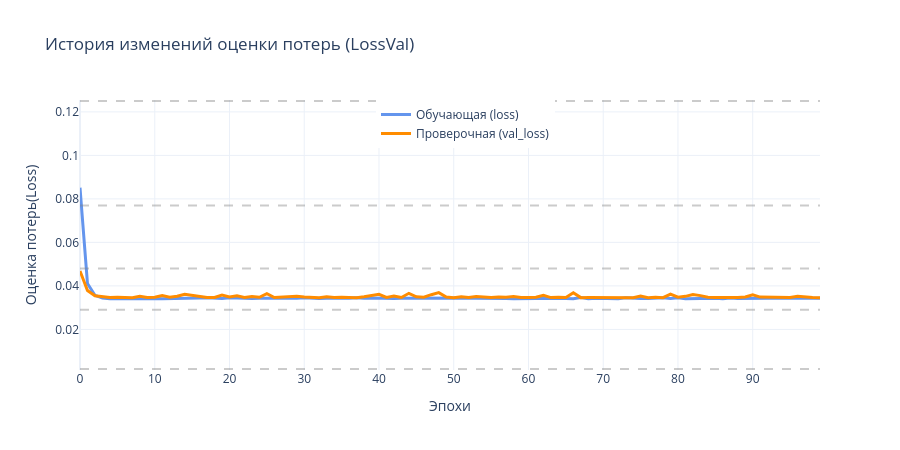

Notebook cell for this chart:
### Code cell
print('Доступные метрики полной истории обучения:', totalHistoryDict3.keys())
fig = go.Figure()
fig.add_trace(go.Scatter( y=totalHistoryDict3['loss'], mode="lines", name="Обучающая (loss)", line=dict(width=3, color='cornflowerblue')))
if 'val_loss' in totalHistoryDict3.keys():
    fig.add_trace(go.Scatter( y=totalHistoryDict3['val_loss'],  mode="lines", name="Проверочная (val_loss)",     line=dict(width=3, color='darkorange')))

refHFib = np.array([13, 8, 5, 3, 2, 1, 0.8, 0.5, 0.33, 0.2, 0.125, 0.077, 0.048,  0.029, 0.0018])
m2 = refHFib<=np.max(totalHistoryDict3['loss'])
m2 = np.concatenate([m2[1:], [True]*1])
for y in refHFib[m2]:
    fig.add_hline(y=y, line_dash="dash", line_color="gray", opacity=0.4)

fig.update_xaxes(title="Эпохи"); fig.update_yaxes(title="Оценка потерь(Loss)")
fig.update_layout(title="История изменений оценки потерь (LossVal)", template="plotly_white",
                  width=900, height=450, legend=dict(yanchor="top", x=0.4, y=1.0))
fig.show()

### Figure 1 — Plotly figure (JSON) as saved in the notebook; plotly's stock layout.template omitted (floating-point values rounded to 4 significant figures)
{"data": [{"line": {"color": "cornflowerblue", "width": 3}, "mode": "lines", "name": "Обучающая (loss)", "type": "scatter", "y": [0.08514, 0.04109, 0.03565, 0.03448, 0.0341, 0.03421, 0.03437, 0.03415, 0.03407, 0.03424, 0.03421, 0.03414, 0.03412, 0.03438, 0.03418, 0.03439, 0.03439, 0.03451, 0.0344, 0.03417, 0.0346, 0.03442, 0.0343, 0.03419, 0.03433, 0.03432, 0.03439, 0.03438, 0.03421, 0.03432, 0.03457, 0.03432, 0.03422, 0.03438, 0.03424, 0.03419, 0.03429, 0.03459, 0.03429, 0.03442, 0.0343, 0.03432, 0.03421, 0.03427, 0.03431, 0.03427, 0.03442, 0.03435, 0.03426, 0.0345, 0.03439, 0.03428, 0.03447, 0.03433, 0.03437, 0.03423, 0.03433, 0.03419, 0.03414, 0.03421, 0.03431, 0.03423, 0.03434, 0.03445, 0.03432, 0.03426, 0.03406, 0.03461, 0.03413, 0.03435, 0.0343, 0.03439, 0.03409, 0.03454, 0.0342, 0.03419, 0.03418, 0.03451, 0.03451, 0.0342, 0.03456, 0.03415, 0.03422, 0.03442, 0.03422, 0.03429, 0.03411, 0.03446, 0.03416, 0.03422, 0.03424, 0.03436, 0.03443, 0.03442, 0.03429, 0.03427, 0.03442, 0.03436, 0.03437, 0.03436]}, {"line": {"color": "darkorange", "width": 3}, "mode": "lines", "name": "Проверочная (val_loss)", "type": "scatter", "y": [0.04689, 0.03791, 0.03543, 0.03496, 0.03465, 0.03483, 0.03455, 0.03457, 0.03519, 0.03472, 0.03477, 0.03556, 0.03475, 0.03527, 0.0362, 0.03577, 0.03523, 0.03465, 0.03469, 0.03577, 0.03488, 0.03541, 0.0347, 0.03516, 0.03478, 0.03648, 0.03467, 0.03493, 0.03491, 0.03528, 0.03489, 0.03473, 0.03459, 0.03505, 0.03472, 0.03478, 0.03482, 0.03458, 0.03499, 0.03545, 0.03614, 0.03472, 0.03539, 0.03467, 0.03659, 0.035, 0.03476, 0.03596, 0.0369, 0.03491, 0.0346, 0.03506, 0.03462, 0.03511, 0.03475, 0.03468, 0.03484, 0.03478, 0.03517, 0.03465, 0.0347, 0.03483, 0.03567, 0.03464, 0.03481, 0.03463, 0.03683, 0.03461, 0.03466, 0.03463, 0.03472, 0.03467, 0.03474, 0.03468, 0.03458, 0.03538, 0.03458, 0.03474, 0.03459, 0.03625, 0.03481, 0.03519, 0.03601, 0.03553, 0.03476, 0.03461, 0.03459, 0.03482, 0.03464, 0.03492, 0.03592, 0.03485, 0.03475, 0.0347, 0.03466, 0.03468, 0.03527, 0.03487, 0.03472, 0.03452]}], "layout": {"height": 450, "legend": {"x": 0.4, "y": 1, "yanchor": "top"}, "shapes": [{"line": {"color": "gray", "dash": "dash"}, "opacity": 0.4, "type": "line", "x0": 0, "x1": 1, "xref": "x domain", "y0": 0.125, "y1": 0.125, "yref": "y"}, {"line": {"color": "gray", "dash": "dash"}, "opacity": 0.4, "type": "line", "x0": 0, "x1": 1, "xref": "x domain", "y0": 0.077, "y1": 0.077, "yref": "y"}, {"line": {"color": "gray", "dash": "dash"}, "opacity": 0.4, "type": "line", "x0": 0, "x1": 1, "xref": "x domain", "y0": 0.048, "y1": 0.048, "yref": "y"}, {"line": {"color": "gray", "dash": "dash"}, "opacity": 0.4, "type": "line", "x0": 0, "x1": 1, "xref": "x domain", "y0": 0.029, "y1": 0.029, "yref": "y"}, {"line": {"color": "gray", "dash": "dash"}, "opacity": 0.4, "type": "line", "x0": 0, "x1": 1, "xref": "x domain", "y0": 0.0018, "y1": 0.0018, "yref": "y"}], "title": {"text": "История изменений оценки потерь (LossVal)"}, "width": 900, "xaxis": {"title": {"text": "Эпохи"}}, "yaxis": {"title": {"text": "Оценка потерь(Loss)"}}}}
